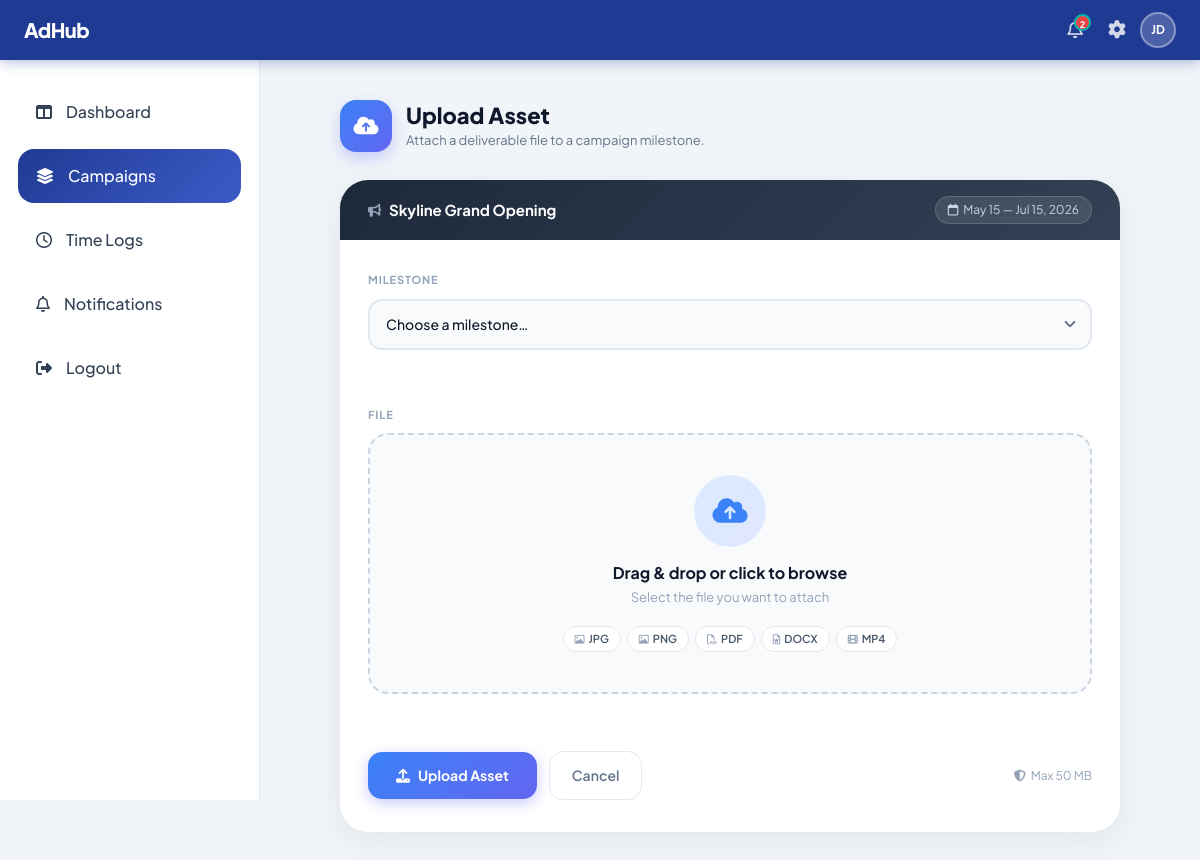
The page /admin/assets/upload_assets.php?id=7 (signed in) on the database its author committed.
### tables this page shows
CREATE TABLE campaigns (
    campaign_id       INT          AUTO_INCREMENT PRIMARY KEY,
    campaign_name     VARCHAR(100),
    description       TEXT,
    budget            DECIMAL(10,2),
    client_id         INT,
    assigned_staff_id INT,
    start_date        DATE,
    deadline          DATE,
    status            VARCHAR(50),
    FOREIGN KEY (client_id)         REFERENCES users(user_id) ON DELETE CASCADE,
    FOREIGN KEY (assigned_staff_id) REFERENCES users(user_id) ON DELETE SET NULL
);

### admin/assets/upload_assets.php (the view, shortened to what this page needs)
<?php
include('../../includes/topbar.php');
$campaign_id = isset($_GET['id']) ? (int)$_GET['id'] : 0;
$campaignQuery = mysqli_query($conn, "SELECT * FROM campaigns WHERE campaign_id = '$campaign_id' LIMIT 1");
$campaign = mysqli_fetch_assoc($campaignQuery);
?>
<!DOCTYPE html>
<html lang="en">
<head>
<link href="https://cdn.jsdelivr.net/npm/bootstrap@5.3.3/dist/css/bootstrap.min.css" rel="stylesheet">
<link rel="stylesheet" href="https://cdnjs.cloudflare.com/ajax/libs/font-awesome/6.5.1/css/all.min.css"/>
<link rel="stylesheet" href="/AdHub_V2/assets/css/style.css">
<link rel="stylesheet" href="/AdHub_V2/assets/css/dashboard.css">
</head>
<body>
<div class="sidebar">
    <div class="sidebar-menu">
        <a href="../dashboard/dashboard.php">
            <i class="fa-solid fa-table-columns"></i>
            Dashboard
        </a>
        <a href="../kanban/main_board.php" class="active">
            <i class="fa-solid fa-layer-group"></i>
            Campaigns
        </a>
        <a href="../timelogs/time_logs.php">
            <i class="fa-regular fa-clock"></i>
            Time Logs
        </a>
        <a href="../notifications/notifications.php">
            <i class="fa-regular fa-bell"></i>
            Notifications
        </a>
        <a href="../../auth/logout.php">
            <i class="fa-solid fa-right-from-bracket"></i>
            Logout
        </a>
    </div>
</div>
<div class="main-content">
    <div class="page-header">
        <div class="page-header-icon">
            <i class="fa-solid fa-cloud-arrow-up"></i>
        </div>
        <div class="page-header-text">
            <h1>Upload Asset</h1>
            <p>Attach a deliverable file to a campaign milestone.</p>
        </div>
    </div>
    <div class="form-card">
        <div class="campaign-strip">
            <div class="campaign-strip-name">
                <i class="fa-solid fa-bullhorn"></i>
                <?= htmlspecialchars($campaign['campaign_name']); ?>
            </div>
            <div class="campaign-strip-meta">
                <div class="strip-badge">
                    <i class="fa-regular fa-calendar"></i>
                    <?= date('M d', strtotime($campaign['start_date'])); ?>
                    —
                    <?= date('M d, Y', strtotime($campaign['deadline'])); ?>
                </div>
            </div>
        </div>
        <div class="form-body">
            <form method="POST" enctype="multipart/form-data" id="uploadForm">
                <div class="mb-4">
                    <div class="section-label">Milestone</div>
                    <div class="milestone-select-wrapper">
                        <select name="milestone_id" class="form-select" required>
                            <option value="" disabled selected>Choose a milestone…</option>
                        </select>
                    </div>
                </div>
                <hr class="form-divider">
                <div class="mb-2">
                    <div class="section-label">File</div>
                    <div class="upload-zone" id="uploadZone">
                        <div class="upload-zone-icon">
                            <i class="fa-solid fa-cloud-arrow-up"></i>
                        </div>
                        <h5>Drag & drop or click to browse</h5>
                        <p>Select the file you want to attach</p>
                        <div class="file-pills">
                            <span class="file-pill"><i class="fa-regular fa-image"></i> JPG</span>
                            <span class="file-pill"><i class="fa-regular fa-image"></i> PNG</span>
                            <span class="file-pill"><i class="fa-regular fa-file-pdf"></i> PDF</span>
                            <span class="file-pill"><i class="fa-regular fa-file-word"></i> DOCX</span>
                            <span class="file-pill"><i class="fa-solid fa-film"></i> MP4</span>
                        </div>
                    </div>
                </div>
                <hr class="form-divider">
                <div class="form-actions">
                    <button type="submit" name="upload" class="btn-upload" id="submitBtn">
                        <i class="fa-solid fa-upload"></i>
                        Upload Asset
                    </button>
                    <a href="../campaigns/campaign_details.php?id=<?= $campaign_id; ?>"
                       class="btn-cancel">
                        Cancel
                    </a>
                    <span class="size-note">
                        <i class="fa-solid fa-shield-halved"></i>
                        Max 50 MB
                    </span>
                </div>
            </form>
        </div>
    </div>
</div>
</body>
</html>

### assets/css/style.css (style rules this page uses)
* { margin: 0; padding: 0; }
:root { --primary:#1F3A93; --accent:#00B8A9; --bg:#F4F4F9; --text:#2E2E2E; }
body { font-family:'Poppins', sans-serif; background:var(--bg); color:var(--text); }

### assets/css/dashboard.css (style rules this page uses)
:root { --primary:#1F3A93; --primary-light:#3d5bc7; --accent:#00B8A9; --accent-dark:#009688; --bg:#F4F4F9; --text:#2E2E2E; --muted:#64748b; --card:#ffffff; --border:#e2e8f0; --topbar-h: 60px; }
* { margin:0; padding:0; box-sizing:border-box; }
body { font-family:'Poppins', sans-serif; background:var(--bg); color:var(--text); }
.sidebar { position:fixed; top: var(--topbar-h); left:0; width:260px; height: calc(100vh - var(--topbar-h)); background:white; border-right:1px solid var(--border); padding:25px 18px; overflow-y:auto; }
.sidebar-menu { display:flex; flex-direction:column; gap:10px; }
.sidebar-menu a { display:flex; align-items:center; gap:14px; padding:15px 18px; border-radius:16px; text-decoration:none; color:#334155; font-weight:500; transition:0.3s; }
.sidebar-menu a.active { background:linear-gradient( 135deg, var(--primary), var(--primary-light) ); color:white; }
.main-content { margin-left: 260px; padding: 35px 35px 35px; min-height: 100vh; }

### includes/topbar.php (style rules this page uses)
*, *::before, *::after { box-sizing: border-box; }
:root { --tb-h: 60px; --accent: #1F3A93; --accent-dark: #162d7a; --accent-lite: #e8ecf8; --accent-mid: #c5cef0; --white: #ffffff; --text-1: #111827; --text-2: #4b5563; --text-3: #9ca3af; --border: #e5e7eb; --surface: #f9fafb; --danger: #dc2626; --danger-bg: #fef2f2; --danger-bd: #fecaca; --r: 10px; --r-lg: 14px; --drop-notif: 320px; --drop-set: 290px; --shadow: 0 8px 30px rgba(0,0,0,.12), 0 2px 8px rgba(0,0,0,.06); }

### rows shown on the page
campaigns: campaign_name "Skyline Grand Opening", start_date "May 15", deadline "Jul 15, 2026"

### other values the page prints
$unread_count "2"
$initials "JD"
